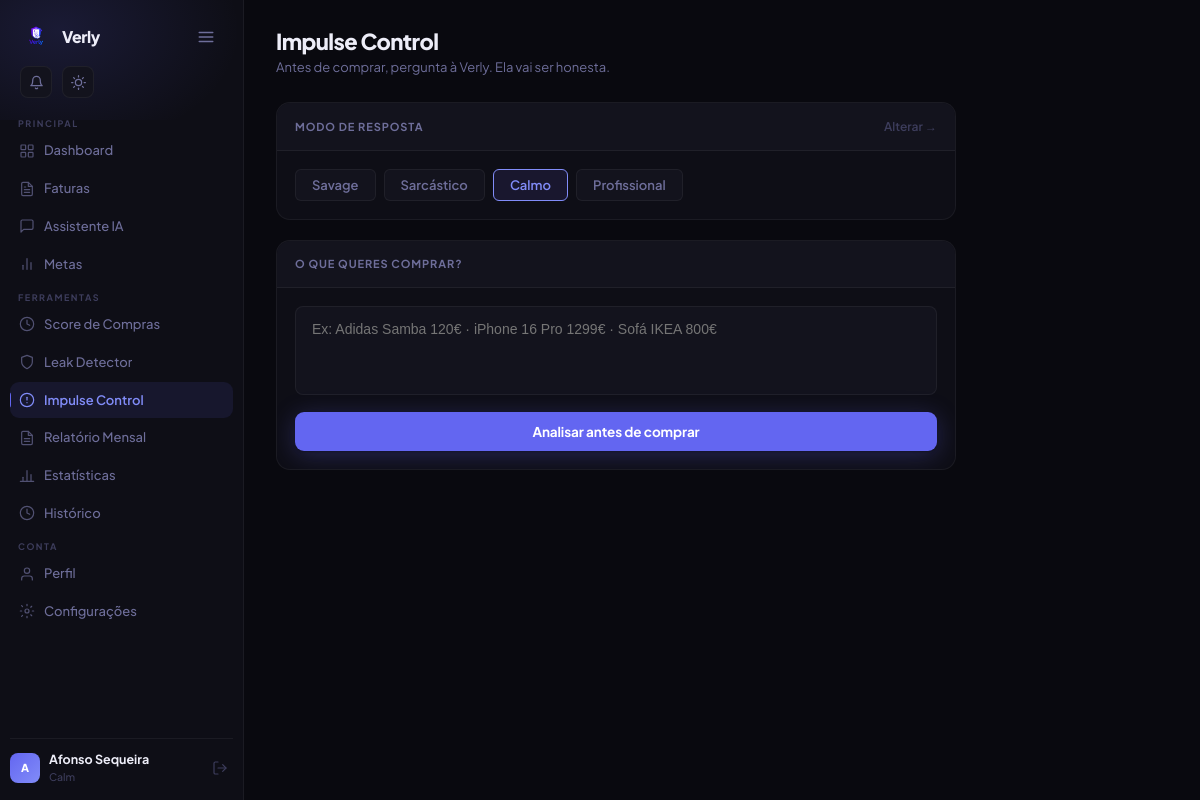
Screenshot of /impulse (signed in) with the database file from the repository.
### app/models.py (models this page shows, shortened)
class User(UserMixin, db.Model):
    __tablename__ = 'users'
    id = db.Column(db.Integer, primary_key=True)
    nome = db.Column(db.String(100), nullable=False)
    email = db.Column(db.String(150), unique=True, nullable=False)
    password_hash = db.Column(db.String(256), nullable=False, default='')
    google_id = db.Column(db.String(128), unique=True)
    avatar_url = db.Column(db.String(512))
    criado_em = db.Column(db.DateTime, default=datetime.utcnow)
    notificacoes_email = db.Column(db.Boolean, default=False)
    email_notificacoes = db.Column(db.String(150))
    personalidade = db.Column(db.String(20), default='calm')
    orcamento_mensal = db.Column(db.Float, default=0)
    onboarding_completo = db.Column(db.Boolean, default=False)
    avatar = db.Column(db.String(255))
    streak_dias = db.Column(db.Integer, default=0)
    streak_ultima_atualizacao = db.Column(db.DateTime)
    lingua = db.Column(db.String(10), default='pt')
    email_confirmado     = db.Column(db.Boolean, default=False)
    email_confirm_token  = db.Column(db.String(100))
    email_confirm_expiry = db.Column(db.DateTime)
    faturas            = db.relationship('Fatura',    backref='user', lazy=True, cascade='all, delete-orphan')
    conversas          = db.relationship('Conversa',  backref='user', lazy=True, cascade='all, delete-orphan')
    metas              = db.relationship('Meta',      backref='user', lazy=True, cascade='all, delete-orphan')
    subscricoes        = db.relationship('Subscricao',backref='user', lazy=True, cascade='all, delete-orphan')
    playlists_proprias = db.relationship('Playlist',  backref='owner',lazy=True, cascade='all, delete-orphan')

### app/impulse.py (the view)
@impulse_bp.route('/impulse')
@login_required
def impulse():
    personalidade = getattr(current_user, 'personalidade', 'calm') or 'calm'
    return render_template('impulse.html', personalidade_atual=personalidade)

### templates/impulse.html (shortened to what this page needs)
{% extends 'base.html' %}
{% block content %}
<div class="page-header">
    <div>
        <h1 class="page-title">Impulse Control</h1>
        <p class="page-sub">Antes de comprar, pergunta à Verly. Ela vai ser honesta.</p>
    </div>
</div>
<div style="max-width:680px;">
    <div class="card" style="margin-bottom:20px;">
        <div class="card-header">
            <h3>Modo de Resposta</h3>
            <a href="{{ url_for('personality.personality') }}" class="card-link">Alterar →</a>
        </div>
        <div class="card-body" style="display:flex;gap:8px;flex-wrap:wrap;">
            {% set modos = [('savage','Savage'),('sarcastic','Sarcástico'),('calm','Calmo'),('pro','Profissional')] %}
            {% for key, nome in modos %}
            <button class="pers-pill {% if key == personalidade_atual %}pers-pill--active{% endif %}"
                data-p="{{ key }}"
                onclick="selecionarPersonalidade('{{ key }}', this)"
                style="padding:7px 16px;border-radius:6px;border:1px solid {% if key == personalidade_atual %}var(--brand-2){% else %}var(--border){% endif %};
                background:{% if key == personalidade_atual %}rgba(123,97,255,0.1){% else %}var(--surface2){% endif %};
                color:{% if key == personalidade_atual %}var(--brand-2){% else %}var(--text-muted){% endif %};
                font-size:13px;font-weight:600;cursor:pointer;font-family:inherit;transition:all 0.2s;">
                {{ nome }}
            </button>
            {% endfor %}
        </div>
    </div>
    <div class="card" style="margin-bottom:20px;">
        <div class="card-header"><h3>O que queres comprar?</h3></div>
        <div class="card-body">
            <textarea id="impulseInput"
                placeholder="Ex: Adidas Samba 120€ · iPhone 16 Pro 1299€ · Sofá IKEA 800€"
                rows="3"
                style="width:100%;background:var(--surface2);border:1px solid var(--border);border-radius:8px;
                color:var(--text);font-family:'Outfit',sans-serif;font-size:14px;padding:12px 16px;
                resize:none;outline:none;transition:border-color 0.2s;line-height:1.5;"
                onfocus="this.style.borderColor='var(--brand)'"
                onblur="this.style.borderColor='var(--border)'"></textarea>
            <button class="btn-primary" style="margin-top:12px;" onclick="analisarImpulso()">
                Analisar antes de comprar
            </button>
        </div>
    </div>
</div>
{% endblock %}

### templates/base.html (shortened to what this page needs)
<!DOCTYPE html>
<html lang="pt">
<head>
    <link rel="stylesheet" href="{{ url_for('static', filename='css/style.css') }}">
</head>
<body>
<div class="app-layout">
    <nav class="sidenav" id="sidenav">
        <div class="sidenav-logo">
            <div class="sidenav-logo-left">
                <div class="logo-mark" style="background:none;box-shadow:none;overflow:hidden;">
                    <img src="{{ url_for('static', filename='img/logo.png') }}"
                         alt="Verly" style="width:36px;height:36px;object-fit:contain;display:block;">
                </div>
                <span class="logo-text">Verly</span>
            </div>
            <button class="nav-toggle" id="navToggle" title="Colapsar menu" aria-label="Toggle menu">
                <svg id="toggleIcon" width="18" height="18" viewBox="0 0 24 24"
                     fill="none" stroke="currentColor" stroke-width="2"
                     stroke-linecap="round" stroke-linejoin="round">
                    <line x1="3" y1="6"  x2="21" y2="6"/>
                    <line x1="3" y1="12" x2="21" y2="12"/>
                    <line x1="3" y1="18" x2="21" y2="18"/>
                </svg>
            </button>
        </div>
        <div class="sidenav-actions">
            <div class="notif-bell-wrap" id="notifWrap">
                <button class="notif-bell" id="notifBell" title="Notificações"
                        onclick="toggleNotifPanel(event)">
                    <svg width="15" height="15" viewBox="0 0 24 24" fill="none"
                         stroke="currentColor" stroke-width="2" stroke-linecap="round" stroke-linejoin="round">
                        <path d="M18 8A6 6 0 0 0 6 8c0 7-3 9-3 9h18s-3-2-3-9"/>
                        <path d="M13.73 21a2 2 0 0 1-3.46 0"/>
                    </svg>
                </button>
            </div>
            <button class="theme-toggle" id="themeToggle" title="Alternar modo claro/escuro" aria-label="Toggle theme">
            </button>
        </div>
        <div class="sidenav-scroll">
            <span class="sidenav-section">Principal</span>
            <ul class="sidenav-menu">
                <li>
                    <a href="{{ url_for('dashboard.dashboard') }}"
                       class="nav-link {% if request.endpoint == 'dashboard.dashboard' %}active{% endif %}"
                       data-tooltip="Dashboard">
                        <span class="nav-icon">
                        </span>
                        <span class="nav-label">Dashboard</span>
                    </a>
                </li>
                <li>
                    <a href="{{ url_for('faturas.faturas') }}"
                       class="nav-link {% if request.endpoint and 'faturas' in request.endpoint %}active{% endif %}"
                       data-tooltip="Faturas">
                        <span class="nav-icon">
                        </span>
                        <span class="nav-label">Faturas</span>
                    </a>
                </li>
                <li>
                    <a href="{{ url_for('chat.chat') }}"
                       class="nav-link {% if request.endpoint == 'chat.chat' %}active{% endif %}"
                       data-tooltip="Assistente IA">
                        <span class="nav-icon">
                            <svg width="16" height="16" viewBox="0 0 24 24" fill="none" stroke="currentColor" stroke-width="1.8" stroke-linecap="round" stroke-linejoin="round">
                                <path d="M21 15a2 2 0 0 1-2 2H7l-4 4V5a2 2 0 0 1 2-2h14a2 2 0 0 1 2 2z"/>
                            </svg>
                        </span>
                        <span class="nav-label">Assistente IA</span>
                    </a>
                </li>
                <li>
                    <a href="{{ url_for('metas.metas') }}"
                       class="nav-link {% if request.endpoint and 'metas' in request.endpoint %}active{% endif %}"
                       data-tooltip="Metas">
                        <span class="nav-icon">
                            <svg width="16" height="16" viewBox="0 0 24 24" fill="none" stroke="currentColor" stroke-width="1.8" stroke-linecap="round" stroke-linejoin="round">
                                <line x1="18" y1="20" x2="18" y2="10"/>
                                <line x1="12" y1="20" x2="12" y2="4"/>
                                <line x1="6"  y1="20" x2="6"  y2="14"/>
                            </svg>
                        </span>
                        <span class="nav-label">Metas</span>
                    </a>
                </li>
            </ul>
            <span class="sidenav-section">Ferramentas</span>
            <ul class="sidenav-menu">
                <li>
                    <a href="{{ url_for('scoring.analisar') }}"
                       class="nav-link {% if request.endpoint and 'scoring' in request.endpoint %}active{% endif %}"
                       data-tooltip="Score de Compras">
                        <span class="nav-icon">
                            <svg width="16" height="16" viewBox="0 0 24 24" fill="none" stroke="currentColor" stroke-width="1.8" stroke-linecap="round" stroke-linejoin="round">
                                <circle cx="12" cy="12" r="10"/>
                                <polyline points="12 6 12 12 16 14"/>
                            </svg>
                        </span>
                        <span class="nav-label">Score de Compras</span>
                    </a>
                </li>
                <li>
                    <a href="{{ url_for('subscriptions.subscriptions') }}"
                       class="nav-link {% if request.endpoint and 'subscriptions' in request.endpoint %}active{% endif %}"
                       data-tooltip="Leak Detector">
                        <span class="nav-icon">
                            <svg width="16" height="16" viewBox="0 0 24 24" fill="none" stroke="currentColor" stroke-width="1.8" stroke-linecap="round" stroke-linejoin="round">
                                <path d="M12 22s8-4 8-10V5l-8-3-8 3v7c0 6 8 10 8 10z"/>
                            </svg>
                        </span>
                        <span class="nav-label">Leak Detector</span>
                    </a>
                </li>
                <li>
                    <a href="{{ url_for('impulse.impulse') }}"
                       class="nav-link {% if request.endpoint and 'impulse' in request.endpoint %}active{% endif %}"
                       data-tooltip="Impulse Control">
                        <span class="nav-icon">
                            <svg width="16" height="16" viewBox="0 0 24 24" fill="none" stroke="currentColor" stroke-width="1.8" stroke-linecap="round" stroke-linejoin="round">
                                <circle cx="12" cy="12" r="10"/>
                                <line x1="12" y1="8"     x2="12"   y2="12"/>
                                <line x1="12" y1="16"    x2="12.01" y2="16"/>
                            </svg>
                        </span>
                        <span class="nav-label">Impulse Control</span>
                    </a>
                </li>
                <li>
                    <a href="{{ url_for('reports.relatorio') }}"
                       class="nav-link {% if request.endpoint and 'reports' in request.endpoint %}active{% endif %}"
                       data-tooltip="Relatório Mensal">
                        <span class="nav-icon">
                        </span>
                        <span class="nav-label">Relatório Mensal</span>
                    </a>
                </li>
                <li>
                    <a href="{{ url_for('estatisticas.estatisticas') }}"
                       class="nav-link {% if request.endpoint and 'estatisticas' in request.endpoint %}active{% endif %}"
                       data-tooltip="Estatísticas">
                        <span class="nav-icon">
                            <svg width="16" height="16" viewBox="0 0 24 24" fill="none" stroke="currentColor" stroke-width="1.8" stroke-linecap="round" stroke-linejoin="round">
                                <line x1="18" y1="20" x2="18" y2="10"/>
                                <line x1="12" y1="20" x2="12" y2="4"/>
                                <line x1="6"  y1="20" x2="6"  y2="14"/>
                                <polyline points="2 20 22 20"/>
                            </svg>
                        </span>
                        <span class="nav-label">Estatísticas</span>
                    </a>
                </li>
                <li>
                    <a href="{{ url_for('historico.historico') }}"
                       class="nav-link {% if request.endpoint and 'historico' in request.endpoint %}active{% endif %}"
                       data-tooltip="Histórico">
                        <span class="nav-icon">
                            <svg width="16" height="16" viewBox="0 0 24 24" fill="none" stroke="currentColor" stroke-width="1.8" stroke-linecap="round" stroke-linejoin="round">
                                <circle cx="12" cy="12" r="10"/>
                                <polyline points="12 6 12 12 16 14"/>
                            </svg>
                        </span>
                        <span class="nav-label">Histórico</span>
                    </a>
                </li>
            </ul>
            <span class="sidenav-section">Conta</span>
            <ul class="sidenav-menu">
                <li>
                    <a href="{{ url_for('perfil.perfil') }}"
                       class="nav-link {% if request.endpoint == 'perfil.perfil' %}active{% endif %}"
                       data-tooltip="Perfil">
                        <span class="nav-icon">
                            <svg width="16" height="16" viewBox="0 0 24 24" fill="none" stroke="currentColor" stroke-width="1.8" stroke-linecap="round" stroke-linejoin="round">
                                <path d="M20 21v-2a4 4 0 0 0-4-4H8a4 4 0 0 0-4 4v2"/>
                                <circle cx="12" cy="7" r="4"/>
                            </svg>
                        </span>
                        <span class="nav-label">Perfil</span>
                    </a>
                </li>
                <li>
                    <a href="{{ url_for('configuracoes.configuracoes') }}"
                       class="nav-link {% if request.endpoint and 'configuracoes' in request.endpoint %}active{% endif %}"
                       data-tooltip="Configurações">
                        <span class="nav-icon">
                            <svg width="16" height="16" viewBox="0 0 24 24" fill="none" stroke="currentColor" stroke-width="1.8" stroke-linecap="round" stroke-linejoin="round">
                                <circle cx="12" cy="12" r="3"/>
                                <path d="M19.07 4.93l-1.41 1.41M5.34 18.66l-1.41 1.41M20 12h2M2 12h2M19.07 19.07l-1.41-1.41M5.34 5.34 3.93 3.93M12 20v2M12 2v2"/>
                            </svg>
                        </span>
                        <span class="nav-label">Configurações</span>
                    </a>
                </li>
            </ul>
        </div>
        <div class="sidenav-footer">
            <div class="user-info">
                <div class="user-avatar">{{ current_user.nome[0].upper() }}</div>
                <div class="user-details">
                    <span class="user-name">{{ current_user.nome }}</span>
                    <span class="user-role">{{ current_user.personalidade|capitalize if current_user.personalidade else 'Calmo' }}</span>
                </div>
            </div>
            <a href="{{ url_for('auth.logout') }}" class="btn-logout" title="Sair">
                <svg xmlns="http://www.w3.org/2000/svg" width="16" height="16"
                     viewBox="0 0 24 24" fill="none" stroke="currentColor"
                     stroke-width="1.8" stroke-linecap="round" stroke-linejoin="round">
                    <path d="M9 21H5a2 2 0 0 1-2-2V5a2 2 0 0 1 2-2h4"/>
                    <polyline points="16 17 21 12 16 7"/>
                    <line x1="21" y1="12" x2="9" y2="12"/>
                </svg>
            </a>
        </div>
    </nav>
    <main class="main-content" id="mainContent">
        {% block content %}{% endblock %}
    </main>
</div>
</body>
</html>

### rows the page displays
User: nome "A", nome "Afonso Sequeira", personalidade "Calm"

### other values shown
{{ nome }} "Savage" "Sarcástico" "Calmo" "Profissional"
